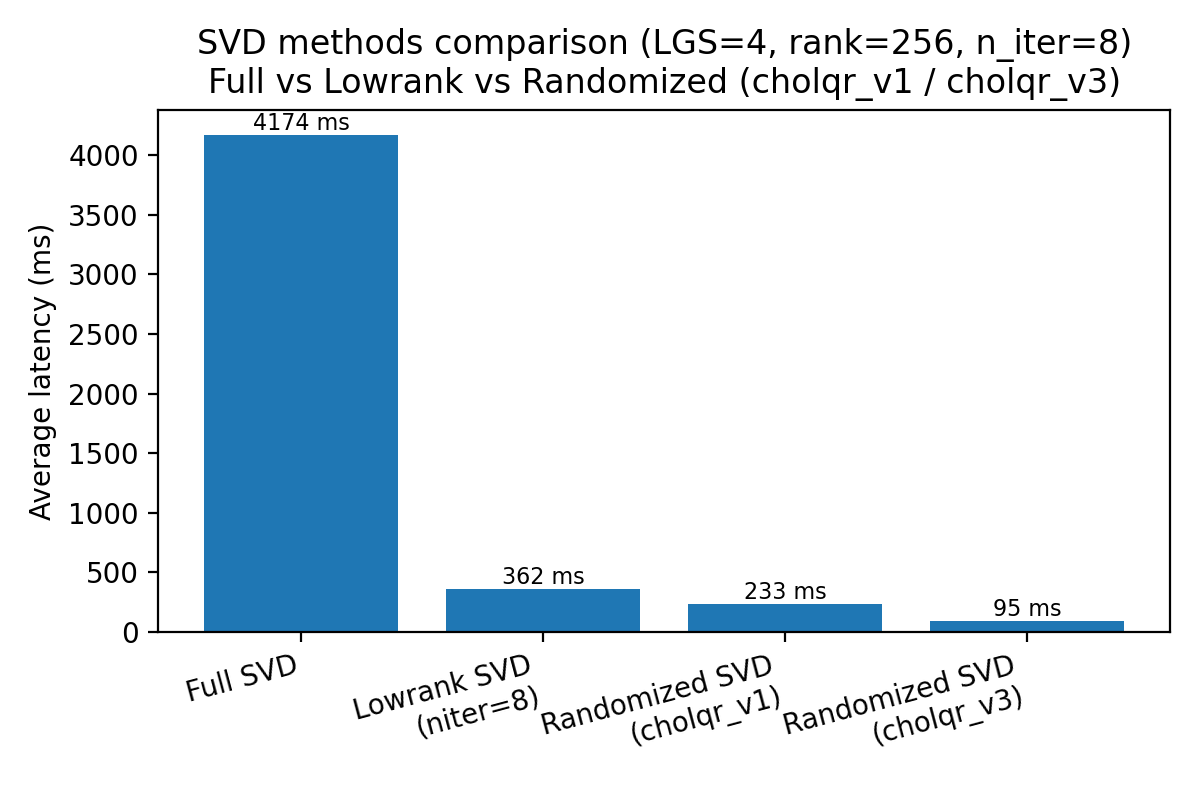

Here is the Python script that generated this plot:
import json
import re
from pathlib import Path

import matplotlib.pyplot as plt


def load_avg_time_from_json_exact_or_match(path: Path, target_rank: int, prefer: str | None = None, target_niter: int | None = None) -> float:
    """
    Robust loader:
    - First try exact key match if `prefer` is provided and exists.
    - Otherwise, search in data["summary"] for a key that matches:
        - contains "(rank=<target_rank>)"
        - optionally contains "niter=<target_niter>" (if target_niter is not None)
      If multiple candidates exist, prefer the one that matches niter if provided.
    """
    with path.open("r") as f:
        data = json.load(f)

    summary = data.get("summary", {})
    if not isinstance(summary, dict) or not summary:
        raise KeyError(f"{path} missing or empty 'summary' dict.")

    if prefer is not None and prefer in summary:
        return summary[prefer]["avg_time_ms"]

    # rank match
    rank_pat = f"(rank={target_rank})"
    candidates = [k for k in summary.keys() if rank_pat in k]

    if not candidates:
        raise KeyError(
            f"No key contains '{rank_pat}' in {path}\nAvailable keys:\n"
            + "\n".join(sorted(summary.keys()))
        )

    # if niter specified, filter further
    if target_niter is not None:
        niter_pat_1 = f"niter={target_niter}"
        niter_pat_2 = f"n_iter={target_niter}"
        niter_candidates = [k for k in candidates if (niter_pat_1 in k or niter_pat_2 in k)]
        if niter_candidates:
            candidates = niter_candidates

    # pick first deterministic by sorting
    chosen = sorted(candidates)[0]
    item = summary[chosen]
    if "avg_time_ms" not in item:
        raise KeyError(f"Key '{chosen}' found but missing 'avg_time_ms' in {path}")
    return item["avg_time_ms"]


def load_avg_time_from_breakdown_log(path: Path) -> float:
    """
    Parse lines like:
      Average Time: 180.80 ms
    and return the float value in ms.
    """
    txt = path.read_text()
    m = re.search(r"Average Time:\s*([\d\.]+)\s*ms", txt)
    if not m:
        raise ValueError(f"Could not find 'Average Time' in {path}")
    return float(m.group(1))


def main():
    # Repo root: kv-svd/<...>/plot/cholqr_v3/this_file.py -> parents[2] == kv-svd
    repo_root = Path(__file__).resolve().parents[2]

    # Configuration
    target_rank = 256
    target_niter = 8  # change to 4/8/... as needed

    # Paths to existing benchmark files
    path_full = repo_root / "results" / "full_svd" / "xKV_LGS4_RK256_RV384_FULL_SVD_svd_benchmark.json"
    path_lowrank = (
        repo_root
        / "results"
        / "lowrank_svd"
        / f"xKV_LGS4_RK256_RV384_LOWRANK_NITER{target_niter}_svd_benchmark.json"
    )
    path_cholqr_v1 = (
        repo_root
        / "results"
        / "cholqr_v1"
        / "power_iteration"
        / f"xKV_LGS4_RK256_RV384_NITER{target_niter}_svd_benchmark.json"
    )
    path_cholqr_v3 = (
        repo_root
        / "results"
        / "cholqr_v3"
        / "power_iteration_chol"
        / f"xKV_LGS4_RK256_RV384_NITER{target_niter}_svd_benchmark_breakdown.log"
    )

    # Load average latencies (milliseconds)
    avg_full = load_avg_time_from_json_exact_or_match(
        path_full,
        target_rank=target_rank,
        prefer=f"Full SVD (torch.linalg.svd) (rank={target_rank})",
    )

    avg_lowrank = load_avg_time_from_json_exact_or_match(
        path_lowrank,
        target_rank=target_rank,
        # don't hardcode niter=4; match niter dynamically
        target_niter=target_niter,
    )

    avg_cholqr_v1 = load_avg_time_from_json_exact_or_match(
        path_cholqr_v1,
        target_rank=target_rank,
        prefer=f"Custom Randomized SVD (rank={target_rank})",
    )

    avg_cholqr_v3 = load_avg_time_from_breakdown_log(path_cholqr_v3)

    methods = [
        "Full SVD",
        f"Lowrank SVD\n(niter={target_niter})",
        "Randomized SVD\n(cholqr_v1)",
        "Randomized SVD\n(cholqr_v3)",
    ]
    times = [avg_full, avg_lowrank, avg_cholqr_v1, avg_cholqr_v3]

    plt.figure(figsize=(6, 4), dpi=200)
    bars = plt.bar(range(len(methods)), times)

    plt.ylabel("Average latency (ms)")
    plt.xticks(range(len(methods)), methods, rotation=15, ha="right")
    plt.title(
        f"SVD methods comparison (LGS=4, rank={target_rank}, n_iter={target_niter})\n"
        "Full vs Lowrank vs Randomized (cholqr_v1 / cholqr_v3)"
    )

    # Annotate each bar with its value
    for bar, t in zip(bars, times):
        height = bar.get_height()
        plt.text(
            bar.get_x() + bar.get_width() / 2,
            height,
            f"{t:.0f} ms",
            ha="center",
            va="bottom",
            fontsize=8,
        )

    plt.tight_layout()

    out_path = repo_root / "plot" / "cholqr_v3" / "fig_svd_methods_comparison_cholqr_v3.png"
    out_path.parent.mkdir(parents=True, exist_ok=True)
    plt.savefig(out_path)
    plt.close()

    print(f"Saved: {out_path}")
    print("Times (ms):")
    for name, t in zip(methods, times):
        print(f"  {name}: {t:.3f}")


if __name__ == "__main__":
    main()
